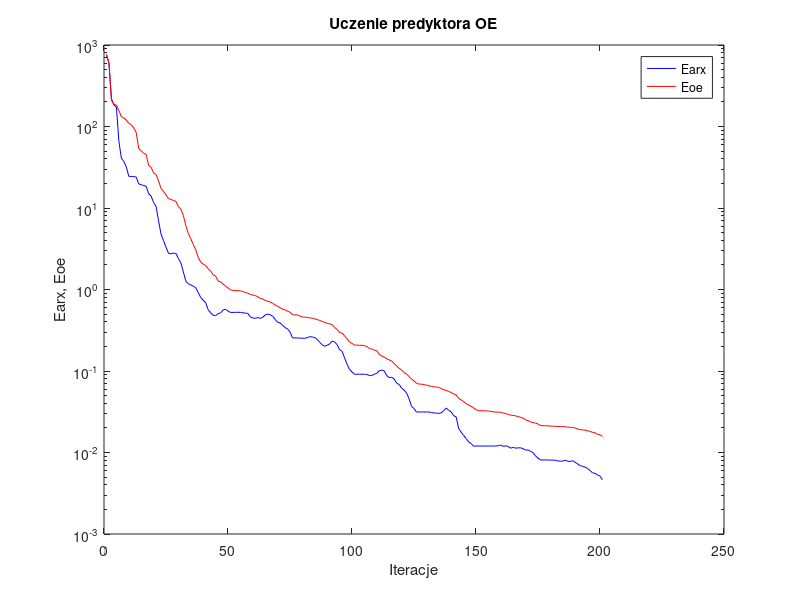
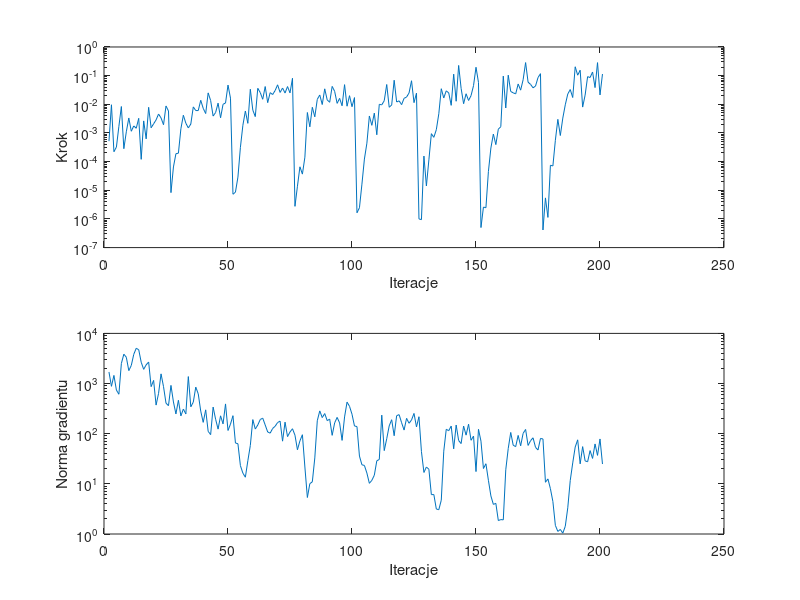

MATLAB code for these plots, in order:
%uczenie predyktora oe
clear all;
n=0; farx(n+1)=7.468346e+002; foe(n+1)=7.689388e+002; wspucz(n+1)=0.000000e+000; ng(n+1)=0.000000e+000;
%odnowa zmiennej metryki
n=1; farx(n+1)=6.001234e+002; foe(n+1)=6.074241e+002; krok(n+1)=5.188110e-004; ng(n+1)=1.699172e+003;
n=2; farx(n+1)=2.206378e+002; foe(n+1)=2.074504e+002; krok(n+1)=9.636858e-003; ng(n+1)=8.802726e+002;
n=3; farx(n+1)=1.842026e+002; foe(n+1)=1.882218e+002; krok(n+1)=2.215284e-004; ng(n+1)=1.452618e+003;
n=4; farx(n+1)=1.726653e+002; foe(n+1)=1.827576e+002; krok(n+1)=3.210907e-004; ng(n+1)=7.419937e+002;
n=5; farx(n+1)=6.591852e+001; foe(n+1)=1.568484e+002; krok(n+1)=1.700059e-003; ng(n+1)=6.119270e+002;
n=6; farx(n+1)=4.074606e+001; foe(n+1)=1.317394e+002; krok(n+1)=8.362314e-003; ng(n+1)=2.509960e+003;
n=7; farx(n+1)=3.725253e+001; foe(n+1)=1.276680e+002; krok(n+1)=2.825558e-004; ng(n+1)=3.851907e+003;
n=8; farx(n+1)=3.199570e+001; foe(n+1)=1.197656e+002; krok(n+1)=1.100811e-003; ng(n+1)=3.342975e+003;
n=9; farx(n+1)=2.448256e+001; foe(n+1)=1.094377e+002; krok(n+1)=3.334617e-003; ng(n+1)=1.810608e+003;
n=10; farx(n+1)=2.437578e+001; foe(n+1)=1.054252e+002; krok(n+1)=1.146661e-003; ng(n+1)=2.292477e+003;
n=11; farx(n+1)=2.426808e+001; foe(n+1)=9.557060e+001; krok(n+1)=1.758026e-003; ng(n+1)=3.828460e+003;
n=12; farx(n+1)=2.397842e+001; foe(n+1)=8.433109e+001; krok(n+1)=1.459111e-003; ng(n+1)=5.049603e+003;
n=13; farx(n+1)=1.973277e+001; foe(n+1)=5.345674e+001; krok(n+1)=3.242576e-003; ng(n+1)=4.723404e+003;
n=14; farx(n+1)=1.935355e+001; foe(n+1)=5.046998e+001; krok(n+1)=1.201924e-004; ng(n+1)=2.659552e+003;
n=15; farx(n+1)=1.883166e+001; foe(n+1)=4.701284e+001; krok(n+1)=2.634602e-003; ng(n+1)=1.918780e+003;
n=16; farx(n+1)=1.851290e+001; foe(n+1)=4.537585e+001; krok(n+1)=6.222250e-004; ng(n+1)=2.360462e+003;
n=17; farx(n+1)=1.495004e+001; foe(n+1)=3.335163e+001; krok(n+1)=7.847954e-003; ng(n+1)=2.685980e+003;
n=18; farx(n+1)=1.400690e+001; foe(n+1)=3.158679e+001; krok(n+1)=1.516318e-003; ng(n+1)=8.676299e+002;
n=19; farx(n+1)=1.165187e+001; foe(n+1)=2.692719e+001; krok(n+1)=2.081087e-003; ng(n+1)=1.155423e+003;
n=20; farx(n+1)=1.046763e+001; foe(n+1)=2.577361e+001; krok(n+1)=2.855545e-003; ng(n+1)=3.720113e+002;
n=21; farx(n+1)=6.945417e+000; foe(n+1)=2.147507e+001; krok(n+1)=4.586643e-003; ng(n+1)=6.374992e+002;
n=22; farx(n+1)=4.763230e+000; foe(n+1)=1.731868e+001; krok(n+1)=3.343359e-003; ng(n+1)=1.559924e+003;
n=23; farx(n+1)=3.984318e+000; foe(n+1)=1.597393e+001; krok(n+1)=1.939254e-003; ng(n+1)=8.673635e+002;
n=24; farx(n+1)=3.304915e+000; foe(n+1)=1.451782e+001; krok(n+1)=8.751130e-003; ng(n+1)=4.059483e+002;
n=25; farx(n+1)=2.787141e+000; foe(n+1)=1.304622e+001; krok(n+1)=5.829338e-003; ng(n+1)=3.621143e+002;
%odnowa zmiennej metryki
n=26; farx(n+1)=2.741585e+000; foe(n+1)=1.274004e+001; krok(n+1)=8.274713e-006; ng(n+1)=9.190734e+002;
n=27; farx(n+1)=2.797382e+000; foe(n+1)=1.236570e+001; krok(n+1)=6.520955e-005; ng(n+1)=4.289536e+002;
n=28; farx(n+1)=2.769877e+000; foe(n+1)=1.205841e+001; krok(n+1)=1.889980e-004; ng(n+1)=2.478516e+002;
n=29; farx(n+1)=2.403168e+000; foe(n+1)=1.038034e+001; krok(n+1)=1.966794e-004; ng(n+1)=4.647566e+002;
n=30; farx(n+1)=2.125004e+000; foe(n+1)=9.664728e+000; krok(n+1)=1.402081e-003; ng(n+1)=2.263282e+002;
n=31; farx(n+1)=1.643142e+000; foe(n+1)=8.073230e+000; krok(n+1)=4.150488e-003; ng(n+1)=3.097104e+002;
n=32; farx(n+1)=1.265611e+000; foe(n+1)=6.065976e+000; krok(n+1)=2.187783e-003; ng(n+1)=2.475058e+002;
n=33; farx(n+1)=1.177464e+000; foe(n+1)=4.864415e+000; krok(n+1)=1.499941e-003; ng(n+1)=1.377055e+003;
n=34; farx(n+1)=1.135722e+000; foe(n+1)=4.188795e+000; krok(n+1)=2.044847e-003; ng(n+1)=3.438365e+002;
n=35; farx(n+1)=1.100111e+000; foe(n+1)=3.563054e+000; krok(n+1)=8.111094e-003; ng(n+1)=4.255200e+002;
n=36; farx(n+1)=1.050247e+000; foe(n+1)=3.065592e+000; krok(n+1)=6.051627e-003; ng(n+1)=8.492136e+002;
n=37; farx(n+1)=9.159015e-001; foe(n+1)=2.464028e+000; krok(n+1)=6.042575e-003; ng(n+1)=6.234931e+002;
n=38; farx(n+1)=7.985643e-001; foe(n+1)=2.171693e+000; krok(n+1)=1.378623e-002; ng(n+1)=2.829979e+002;
n=39; farx(n+1)=7.374365e-001; foe(n+1)=2.044034e+000; krok(n+1)=7.251821e-003; ng(n+1)=1.683570e+002;
n=40; farx(n+1)=6.895094e-001; foe(n+1)=1.970001e+000; krok(n+1)=4.753051e-003; ng(n+1)=2.990119e+002;
n=41; farx(n+1)=5.648965e-001; foe(n+1)=1.794160e+000; krok(n+1)=2.502768e-002; ng(n+1)=1.114143e+002;
n=42; farx(n+1)=5.178176e-001; foe(n+1)=1.689178e+000; krok(n+1)=1.352965e-002; ng(n+1)=9.586989e+001;
n=43; farx(n+1)=4.841300e-001; foe(n+1)=1.514856e+000; krok(n+1)=3.888877e-003; ng(n+1)=3.395084e+002;
n=44; farx(n+1)=4.768783e-001; foe(n+1)=1.464556e+000; krok(n+1)=5.167850e-003; ng(n+1)=1.943684e+002;
n=45; farx(n+1)=5.060342e-001; foe(n+1)=1.268257e+000; krok(n+1)=1.097075e-002; ng(n+1)=1.233555e+002;
n=46; farx(n+1)=5.154890e-001; foe(n+1)=1.241626e+000; krok(n+1)=3.388445e-003; ng(n+1)=2.272273e+002;
n=47; farx(n+1)=5.589521e-001; foe(n+1)=1.168421e+000; krok(n+1)=1.000726e-002; ng(n+1)=1.568709e+002;
n=48; farx(n+1)=5.741188e-001; foe(n+1)=1.097796e+000; krok(n+1)=1.111520e-002; ng(n+1)=3.923774e+002;
n=49; farx(n+1)=5.433215e-001; foe(n+1)=1.046136e+000; krok(n+1)=4.681906e-002; ng(n+1)=1.158841e+002;
n=50; farx(n+1)=5.232557e-001; foe(n+1)=9.925840e-001; krok(n+1)=1.642672e-002; ng(n+1)=1.555335e+002;
%odnowa zmiennej metryki
n=51; farx(n+1)=5.238548e-001; foe(n+1)=9.735743e-001; krok(n+1)=7.265431e-006; ng(n+1)=2.286543e+002;
n=52; farx(n+1)=5.243135e-001; foe(n+1)=9.719508e-001; krok(n+1)=8.600086e-006; ng(n+1)=6.520771e+001;
n=53; farx(n+1)=5.253522e-001; foe(n+1)=9.677847e-001; krok(n+1)=2.877521e-005; ng(n+1)=6.306842e+001;
n=54; farx(n+1)=5.243928e-001; foe(n+1)=9.619766e-001; krok(n+1)=3.151866e-004; ng(n+1)=2.309630e+001;
n=55; farx(n+1)=5.171202e-001; foe(n+1)=9.454549e-001; krok(n+1)=1.857915e-003; ng(n+1)=1.634799e+001;
n=56; farx(n+1)=5.141191e-001; foe(n+1)=9.201568e-001; krok(n+1)=5.836445e-003; ng(n+1)=1.356509e+001;
n=57; farx(n+1)=5.088209e-001; foe(n+1)=9.013151e-001; krok(n+1)=2.167321e-003; ng(n+1)=2.885090e+001;
n=58; farx(n+1)=4.600648e-001; foe(n+1)=8.675313e-001; krok(n+1)=3.351559e-002; ng(n+1)=5.828624e+001;
n=59; farx(n+1)=4.479274e-001; foe(n+1)=8.565380e-001; krok(n+1)=6.283621e-003; ng(n+1)=1.910547e+002;
n=60; farx(n+1)=4.423289e-001; foe(n+1)=8.419704e-001; krok(n+1)=3.722051e-003; ng(n+1)=1.238198e+002;
n=61; farx(n+1)=4.535411e-001; foe(n+1)=8.154908e-001; krok(n+1)=3.612031e-002; ng(n+1)=1.489664e+002;
n=62; farx(n+1)=4.427837e-001; foe(n+1)=7.774736e-001; krok(n+1)=2.571046e-002; ng(n+1)=1.918383e+002;
n=63; farx(n+1)=4.539974e-001; foe(n+1)=7.664004e-001; krok(n+1)=1.496365e-002; ng(n+1)=2.040220e+002;
n=64; farx(n+1)=4.884895e-001; foe(n+1)=7.335995e-001; krok(n+1)=4.166678e-002; ng(n+1)=1.492509e+002;
n=65; farx(n+1)=4.995467e-001; foe(n+1)=7.170648e-001; krok(n+1)=1.142218e-002; ng(n+1)=1.081535e+002;
n=66; farx(n+1)=4.891948e-001; foe(n+1)=7.024132e-001; krok(n+1)=2.552053e-002; ng(n+1)=1.025314e+002;
n=67; farx(n+1)=4.713958e-001; foe(n+1)=6.775618e-001; krok(n+1)=2.191235e-002; ng(n+1)=1.271482e+002;
n=68; farx(n+1)=4.301371e-001; foe(n+1)=6.453524e-001; krok(n+1)=3.022871e-002; ng(n+1)=1.406373e+002;
n=69; farx(n+1)=3.952267e-001; foe(n+1)=6.223326e-001; krok(n+1)=4.784719e-002; ng(n+1)=1.670028e+002;
n=70; farx(n+1)=3.888385e-001; foe(n+1)=5.992422e-001; krok(n+1)=2.592196e-002; ng(n+1)=1.783384e+002;
n=71; farx(n+1)=3.645172e-001; foe(n+1)=5.740969e-001; krok(n+1)=3.699230e-002; ng(n+1)=7.100019e+001;
n=72; farx(n+1)=3.409100e-001; foe(n+1)=5.622739e-001; krok(n+1)=2.477353e-002; ng(n+1)=1.700157e+002;
n=73; farx(n+1)=3.285831e-001; foe(n+1)=5.416900e-001; krok(n+1)=4.158324e-002; ng(n+1)=8.755103e+001;
n=74; farx(n+1)=3.016449e-001; foe(n+1)=5.267454e-001; krok(n+1)=2.502768e-002; ng(n+1)=1.083033e+002;
n=75; farx(n+1)=2.548737e-001; foe(n+1)=4.892117e-001; krok(n+1)=8.100548e-002; ng(n+1)=1.255647e+002;
%odnowa zmiennej metryki
n=76; farx(n+1)=2.547628e-001; foe(n+1)=4.883726e-001; krok(n+1)=2.752569e-006; ng(n+1)=9.348939e+001;
n=77; farx(n+1)=2.545553e-001; foe(n+1)=4.874487e-001; krok(n+1)=1.386876e-005; ng(n+1)=4.780432e+001;
n=78; farx(n+1)=2.527790e-001; foe(n+1)=4.721349e-001; krok(n+1)=6.596475e-005; ng(n+1)=7.198735e+001;
n=79; farx(n+1)=2.525454e-001; foe(n+1)=4.602925e-001; krok(n+1)=3.663489e-005; ng(n+1)=9.541854e+001;
n=80; farx(n+1)=2.522215e-001; foe(n+1)=4.579708e-001; krok(n+1)=1.426144e-004; ng(n+1)=2.168288e+001;
n=81; farx(n+1)=2.566885e-001; foe(n+1)=4.537099e-001; krok(n+1)=5.173682e-003; ng(n+1)=5.342051e+000;
n=82; farx(n+1)=2.640482e-001; foe(n+1)=4.488457e-001; krok(n+1)=1.638929e-003; ng(n+1)=1.009985e+001;
n=83; farx(n+1)=2.615574e-001; foe(n+1)=4.452421e-001; krok(n+1)=7.874995e-003; ng(n+1)=1.096548e+001;
n=84; farx(n+1)=2.570216e-001; foe(n+1)=4.350679e-001; krok(n+1)=3.657312e-003; ng(n+1)=3.286208e+001;
n=85; farx(n+1)=2.435944e-001; foe(n+1)=4.274111e-001; krok(n+1)=1.490732e-002; ng(n+1)=1.813121e+002;
n=86; farx(n+1)=2.247972e-001; foe(n+1)=4.171888e-001; krok(n+1)=2.113198e-002; ng(n+1)=2.848882e+002;
n=87; farx(n+1)=2.088956e-001; foe(n+1)=4.063282e-001; krok(n+1)=9.816978e-003; ng(n+1)=2.094982e+002;
n=88; farx(n+1)=2.015951e-001; foe(n+1)=3.931571e-001; krok(n+1)=3.467713e-002; ng(n+1)=2.521688e+002;
n=89; farx(n+1)=2.068688e-001; foe(n+1)=3.839978e-001; krok(n+1)=1.423591e-002; ng(n+1)=1.822751e+002;
n=90; farx(n+1)=2.159598e-001; foe(n+1)=3.797927e-001; krok(n+1)=1.175883e-002; ng(n+1)=1.951291e+002;
n=91; farx(n+1)=2.323557e-001; foe(n+1)=3.683824e-001; krok(n+1)=4.215364e-002; ng(n+1)=9.273173e+001;
n=92; farx(n+1)=2.274904e-001; foe(n+1)=3.419098e-001; krok(n+1)=2.835564e-002; ng(n+1)=1.643052e+002;
n=93; farx(n+1)=2.106893e-001; foe(n+1)=3.233398e-001; krok(n+1)=1.078150e-002; ng(n+1)=2.113485e+002;
n=94; farx(n+1)=1.825512e-001; foe(n+1)=2.955740e-001; krok(n+1)=1.611092e-002; ng(n+1)=1.641894e+002;
n=95; farx(n+1)=1.745777e-001; foe(n+1)=2.917893e-001; krok(n+1)=8.891335e-003; ng(n+1)=7.352079e+001;
n=96; farx(n+1)=1.448047e-001; foe(n+1)=2.714576e-001; krok(n+1)=4.852216e-002; ng(n+1)=2.158742e+002;
n=97; farx(n+1)=1.212167e-001; foe(n+1)=2.495503e-001; krok(n+1)=8.579668e-003; ng(n+1)=4.263602e+002;
n=98; farx(n+1)=1.047649e-001; foe(n+1)=2.270600e-001; krok(n+1)=2.000182e-002; ng(n+1)=3.513073e+002;
n=99; farx(n+1)=9.735011e-002; foe(n+1)=2.179622e-001; krok(n+1)=8.252536e-003; ng(n+1)=2.446049e+002;
n=100; farx(n+1)=9.127493e-002; foe(n+1)=2.084161e-001; krok(n+1)=1.716139e-002; ng(n+1)=1.424869e+002;
%odnowa zmiennej metryki
n=101; farx(n+1)=9.127740e-002; foe(n+1)=2.072281e-001; krok(n+1)=1.642963e-006; ng(n+1)=1.388173e+002;
n=102; farx(n+1)=9.128473e-002; foe(n+1)=2.071079e-001; krok(n+1)=2.451537e-006; ng(n+1)=3.582147e+001;
n=103; farx(n+1)=9.129310e-002; foe(n+1)=2.067365e-001; krok(n+1)=1.635753e-005; ng(n+1)=2.398855e+001;
n=104; farx(n+1)=9.103973e-002; foe(n+1)=2.045562e-001; krok(n+1)=1.228179e-004; ng(n+1)=2.329012e+001;
n=105; farx(n+1)=9.093329e-002; foe(n+1)=2.001311e-001; krok(n+1)=4.395065e-004; ng(n+1)=1.643007e+001;
n=106; farx(n+1)=8.766690e-002; foe(n+1)=1.884539e-001; krok(n+1)=3.909609e-003; ng(n+1)=1.024073e+001;
n=107; farx(n+1)=8.828699e-002; foe(n+1)=1.864254e-001; krok(n+1)=1.846469e-003; ng(n+1)=1.175118e+001;
n=108; farx(n+1)=9.140237e-002; foe(n+1)=1.802023e-001; krok(n+1)=4.929920e-003; ng(n+1)=1.487225e+001;
n=109; farx(n+1)=9.371622e-002; foe(n+1)=1.772128e-001; krok(n+1)=8.651099e-004; ng(n+1)=2.883934e+001;
n=110; farx(n+1)=1.008509e-001; foe(n+1)=1.595035e-001; krok(n+1)=1.000091e-002; ng(n+1)=3.062742e+001;
n=111; farx(n+1)=1.026896e-001; foe(n+1)=1.526439e-001; krok(n+1)=9.555317e-003; ng(n+1)=2.344293e+002;
n=112; farx(n+1)=1.003853e-001; foe(n+1)=1.484728e-001; krok(n+1)=1.336226e-002; ng(n+1)=4.599660e+001;
n=113; farx(n+1)=8.767874e-002; foe(n+1)=1.411506e-001; krok(n+1)=4.904612e-002; ng(n+1)=7.939037e+001;
n=114; farx(n+1)=8.308769e-002; foe(n+1)=1.370653e-001; krok(n+1)=7.883344e-003; ng(n+1)=1.431622e+002;
n=115; farx(n+1)=8.394588e-002; foe(n+1)=1.323051e-001; krok(n+1)=9.486198e-003; ng(n+1)=1.901002e+002;
n=116; farx(n+1)=7.990471e-002; foe(n+1)=1.235793e-001; krok(n+1)=6.918375e-002; ng(n+1)=9.109872e+001;
n=117; farx(n+1)=7.073926e-002; foe(n+1)=1.151347e-001; krok(n+1)=1.203834e-002; ng(n+1)=2.285756e+002;
n=118; farx(n+1)=6.845365e-002; foe(n+1)=1.080364e-001; krok(n+1)=1.321526e-002; ng(n+1)=2.397723e+002;
n=119; farx(n+1)=6.180575e-002; foe(n+1)=1.026597e-001; krok(n+1)=9.739153e-003; ng(n+1)=1.656132e+002;
n=120; farx(n+1)=5.824028e-002; foe(n+1)=9.548644e-002; krok(n+1)=1.619185e-002; ng(n+1)=1.181430e+002;
n=121; farx(n+1)=5.385942e-002; foe(n+1)=9.164740e-002; krok(n+1)=1.785858e-002; ng(n+1)=2.023435e+002;
n=122; farx(n+1)=4.572675e-002; foe(n+1)=8.591042e-002; krok(n+1)=2.490870e-002; ng(n+1)=1.613076e+002;
n=123; farx(n+1)=3.685540e-002; foe(n+1)=7.929743e-002; krok(n+1)=6.640781e-002; ng(n+1)=1.878127e+002;
n=124; farx(n+1)=3.461588e-002; foe(n+1)=7.584117e-002; krok(n+1)=1.142218e-002; ng(n+1)=2.535393e+002;
n=125; farx(n+1)=3.141165e-002; foe(n+1)=7.070861e-002; krok(n+1)=2.452306e-002; ng(n+1)=1.366457e+002;
%odnowa zmiennej metryki
n=126; farx(n+1)=3.142648e-002; foe(n+1)=6.913652e-002; krok(n+1)=1.001277e-006; ng(n+1)=2.179544e+002;
n=127; farx(n+1)=3.142981e-002; foe(n+1)=6.904535e-002; krok(n+1)=9.449980e-007; ng(n+1)=4.387767e+001;
n=128; farx(n+1)=3.142476e-002; foe(n+1)=6.769213e-002; krok(n+1)=1.562643e-004; ng(n+1)=1.686313e+001;
n=129; farx(n+1)=3.139877e-002; foe(n+1)=6.745504e-002; krok(n+1)=1.414532e-005; ng(n+1)=2.165421e+001;
n=130; farx(n+1)=3.139125e-002; foe(n+1)=6.591108e-002; krok(n+1)=1.154043e-004; ng(n+1)=1.956964e+001;
n=131; farx(n+1)=3.090082e-002; foe(n+1)=6.467857e-002; krok(n+1)=9.446471e-004; ng(n+1)=6.093435e+000;
n=132; farx(n+1)=3.058063e-002; foe(n+1)=6.391100e-002; krok(n+1)=7.034667e-004; ng(n+1)=6.118464e+000;
n=133; farx(n+1)=3.046686e-002; foe(n+1)=6.368413e-002; krok(n+1)=1.302087e-003; ng(n+1)=3.148102e+000;
n=134; farx(n+1)=3.016841e-002; foe(n+1)=6.287968e-002; krok(n+1)=4.663178e-003; ng(n+1)=3.050969e+000;
n=135; farx(n+1)=3.072423e-002; foe(n+1)=6.086306e-002; krok(n+1)=3.497807e-002; ng(n+1)=4.729008e+000;
n=136; farx(n+1)=3.260985e-002; foe(n+1)=5.882559e-002; krok(n+1)=1.660195e-002; ng(n+1)=4.484258e+001;
n=137; farx(n+1)=3.522059e-002; foe(n+1)=5.787732e-002; krok(n+1)=2.954351e-002; ng(n+1)=1.223270e+002;
n=138; farx(n+1)=3.289357e-002; foe(n+1)=5.590788e-002; krok(n+1)=2.502768e-002; ng(n+1)=1.147903e+002;
n=139; farx(n+1)=3.152601e-002; foe(n+1)=5.463302e-002; krok(n+1)=9.195867e-003; ng(n+1)=1.419142e+002;
n=140; farx(n+1)=2.825350e-002; foe(n+1)=5.213955e-002; krok(n+1)=1.125137e-001; ng(n+1)=4.992542e+001;
n=141; farx(n+1)=2.739908e-002; foe(n+1)=5.076895e-002; krok(n+1)=1.278106e-002; ng(n+1)=1.489169e+002;
n=142; farx(n+1)=1.976354e-002; foe(n+1)=4.620294e-002; krok(n+1)=2.268451e-001; ng(n+1)=7.303340e+001;
n=143; farx(n+1)=1.774852e-002; foe(n+1)=4.425823e-002; krok(n+1)=3.579522e-002; ng(n+1)=6.360133e+001;
n=144; farx(n+1)=1.623780e-002; foe(n+1)=4.212961e-002; krok(n+1)=1.048565e-002; ng(n+1)=1.420653e+002;
n=145; farx(n+1)=1.482054e-002; foe(n+1)=3.998286e-002; krok(n+1)=2.331822e-002; ng(n+1)=9.358933e+001;
n=146; farx(n+1)=1.351297e-002; foe(n+1)=3.815525e-002; krok(n+1)=1.360047e-002; ng(n+1)=1.544981e+002;
n=147; farx(n+1)=1.291934e-002; foe(n+1)=3.687433e-002; krok(n+1)=2.008299e-002; ng(n+1)=7.397742e+001;
n=148; farx(n+1)=1.195350e-002; foe(n+1)=3.535126e-002; krok(n+1)=4.486659e-002; ng(n+1)=8.953079e+001;
n=149; farx(n+1)=1.203507e-002; foe(n+1)=3.350342e-002; krok(n+1)=1.961845e-001; ng(n+1)=1.756852e+001;
n=150; farx(n+1)=1.199885e-002; foe(n+1)=3.265742e-002; krok(n+1)=5.793922e-002; ng(n+1)=1.224143e+002;
%odnowa zmiennej metryki
n=151; farx(n+1)=1.200072e-002; foe(n+1)=3.253573e-002; krok(n+1)=5.000813e-007; ng(n+1)=7.105246e+001;
n=152; farx(n+1)=1.200462e-002; foe(n+1)=3.250146e-002; krok(n+1)=2.591838e-006; ng(n+1)=2.022069e+001;
n=153; farx(n+1)=1.200674e-002; foe(n+1)=3.245152e-002; krok(n+1)=2.459060e-006; ng(n+1)=2.516947e+001;
n=154; farx(n+1)=1.200439e-002; foe(n+1)=3.223986e-002; krok(n+1)=4.506169e-005; ng(n+1)=1.177538e+001;
n=155; farx(n+1)=1.200422e-002; foe(n+1)=3.192298e-002; krok(n+1)=2.979192e-004; ng(n+1)=5.752968e+000;
n=156; farx(n+1)=1.198809e-002; foe(n+1)=3.154191e-002; krok(n+1)=9.152390e-004; ng(n+1)=3.893317e+000;
n=157; farx(n+1)=1.203849e-002; foe(n+1)=3.135642e-002; krok(n+1)=3.921839e-004; ng(n+1)=4.081678e+000;
n=158; farx(n+1)=1.213332e-002; foe(n+1)=3.124537e-002; krok(n+1)=1.358387e-003; ng(n+1)=1.854044e+000;
n=159; farx(n+1)=1.236147e-002; foe(n+1)=3.109153e-002; krok(n+1)=1.651908e-003; ng(n+1)=1.939402e+000;
n=160; farx(n+1)=1.185846e-002; foe(n+1)=3.041578e-002; krok(n+1)=9.642176e-002; ng(n+1)=1.913584e+000;
n=161; farx(n+1)=1.210240e-002; foe(n+1)=3.005367e-002; krok(n+1)=7.444102e-003; ng(n+1)=1.907432e+001;
n=162; farx(n+1)=1.181078e-002; foe(n+1)=2.926846e-002; krok(n+1)=1.036878e-001; ng(n+1)=5.085134e+001;
n=163; farx(n+1)=1.129656e-002; foe(n+1)=2.874868e-002; krok(n+1)=2.800363e-002; ng(n+1)=1.059336e+002;
n=164; farx(n+1)=1.156851e-002; foe(n+1)=2.851767e-002; krok(n+1)=2.517497e-002; ng(n+1)=5.885449e+001;
n=165; farx(n+1)=1.130008e-002; foe(n+1)=2.816838e-002; krok(n+1)=2.307159e-002; ng(n+1)=5.525486e+001;
n=166; farx(n+1)=1.140825e-002; foe(n+1)=2.759661e-002; krok(n+1)=5.122362e-002; ng(n+1)=9.238026e+001;
n=167; farx(n+1)=1.142136e-002; foe(n+1)=2.708436e-002; krok(n+1)=3.118548e-002; ng(n+1)=5.737770e+001;
n=168; farx(n+1)=1.110816e-002; foe(n+1)=2.639170e-002; krok(n+1)=7.213047e-002; ng(n+1)=1.016534e+002;
n=169; farx(n+1)=1.072559e-002; foe(n+1)=2.509106e-002; krok(n+1)=2.857025e-001; ng(n+1)=1.215474e+002;
n=170; farx(n+1)=1.073390e-002; foe(n+1)=2.465672e-002; krok(n+1)=5.908701e-002; ng(n+1)=5.835224e+001;
n=171; farx(n+1)=1.035829e-002; foe(n+1)=2.368478e-002; krok(n+1)=4.954706e-002; ng(n+1)=7.249769e+001;
n=172; farx(n+1)=9.963184e-003; foe(n+1)=2.334953e-002; krok(n+1)=3.762076e-002; ng(n+1)=8.288377e+001;
n=173; farx(n+1)=9.100544e-003; foe(n+1)=2.290523e-002; krok(n+1)=4.331299e-002; ng(n+1)=5.342844e+001;
n=174; farx(n+1)=8.531104e-003; foe(n+1)=2.238275e-002; krok(n+1)=8.569436e-002; ng(n+1)=4.735149e+001;
n=175; farx(n+1)=8.098844e-003; foe(n+1)=2.145999e-002; krok(n+1)=1.171506e-001; ng(n+1)=8.042731e+001;
%odnowa zmiennej metryki
n=176; farx(n+1)=8.097624e-003; foe(n+1)=2.131347e-002; krok(n+1)=4.123452e-007; ng(n+1)=7.847913e+001;
n=177; farx(n+1)=8.097615e-003; foe(n+1)=2.128049e-002; krok(n+1)=5.424274e-006; ng(n+1)=1.075866e+001;
n=178; farx(n+1)=8.098320e-003; foe(n+1)=2.127321e-002; krok(n+1)=1.131146e-006; ng(n+1)=1.254056e+001;
n=179; farx(n+1)=8.073003e-003; foe(n+1)=2.106387e-002; krok(n+1)=7.462550e-005; ng(n+1)=8.011989e+000;
n=180; farx(n+1)=8.064350e-003; foe(n+1)=2.101531e-002; krok(n+1)=7.054749e-005; ng(n+1)=4.445997e+000;
n=181; farx(n+1)=8.044968e-003; foe(n+1)=2.098371e-002; krok(n+1)=5.547107e-004; ng(n+1)=1.486748e+000;
n=182; farx(n+1)=7.862504e-003; foe(n+1)=2.084885e-002; krok(n+1)=2.983603e-003; ng(n+1)=1.125852e+000;
n=183; farx(n+1)=7.837173e-003; foe(n+1)=2.082950e-002; krok(n+1)=8.145474e-004; ng(n+1)=1.233606e+000;
n=184; farx(n+1)=7.837021e-003; foe(n+1)=2.079684e-002; krok(n+1)=3.303815e-003; ng(n+1)=1.039244e+000;
n=185; farx(n+1)=8.057717e-003; foe(n+1)=2.069094e-002; krok(n+1)=9.618292e-003; ng(n+1)=1.424268e+000;
n=186; farx(n+1)=7.793459e-003; foe(n+1)=2.050214e-002; krok(n+1)=2.279678e-002; ng(n+1)=3.327005e+000;
n=187; farx(n+1)=7.781592e-003; foe(n+1)=2.041262e-002; krok(n+1)=3.272372e-002; ng(n+1)=1.167084e+001;
n=188; farx(n+1)=7.921324e-003; foe(n+1)=2.027899e-002; krok(n+1)=1.725161e-002; ng(n+1)=2.610714e+001;
n=189; farx(n+1)=7.590263e-003; foe(n+1)=1.997881e-002; krok(n+1)=2.039901e-001; ng(n+1)=5.424951e+001;
n=190; farx(n+1)=7.239234e-003; foe(n+1)=1.942324e-002; krok(n+1)=1.036878e-001; ng(n+1)=7.547375e+001;
n=191; farx(n+1)=6.905229e-003; foe(n+1)=1.904829e-002; krok(n+1)=1.545508e-001; ng(n+1)=2.505110e+001;
n=192; farx(n+1)=6.761552e-003; foe(n+1)=1.893413e-002; krok(n+1)=7.993461e-003; ng(n+1)=5.526196e+001;
n=193; farx(n+1)=6.612994e-003; foe(n+1)=1.882396e-002; krok(n+1)=2.097129e-002; ng(n+1)=2.874082e+001;
n=194; farx(n+1)=6.368820e-003; foe(n+1)=1.850675e-002; krok(n+1)=9.228634e-002; ng(n+1)=2.752068e+001;
n=195; farx(n+1)=5.993286e-003; foe(n+1)=1.813607e-002; krok(n+1)=8.589342e-002; ng(n+1)=4.604470e+001;
n=196; farx(n+1)=5.629852e-003; foe(n+1)=1.766550e-002; krok(n+1)=1.340009e-001; ng(n+1)=3.212313e+001;
n=197; farx(n+1)=5.555348e-003; foe(n+1)=1.747311e-002; krok(n+1)=3.826493e-002; ng(n+1)=6.249162e+001;
n=198; farx(n+1)=5.318032e-003; foe(n+1)=1.672395e-002; krok(n+1)=2.847814e-001; ng(n+1)=3.696755e+001;
n=199; farx(n+1)=5.126022e-003; foe(n+1)=1.649075e-002; krok(n+1)=2.121282e-002; ng(n+1)=7.857610e+001;
n=200; farx(n+1)=4.632844e-003; foe(n+1)=1.581807e-002; krok(n+1)=1.139041e-001; ng(n+1)=2.485000e+001;

figure; semilogy(farx,'b'); hold on; semilogy(foe,'r'); xlabel('Iteracje'); ylabel('Earx, Eoe'); legend('Earx','Eoe'); title('Uczenie predyktora OE');
figure; subplot(2,1,1); semilogy(krok); xlabel('Iteracje'); ylabel('Krok');
subplot(2,1,2); semilogy(ng); xlabel('Iteracje'); ylabel('Norma gradientu');
Earx=farx(n+1)
Eoe=foe(n+1)
